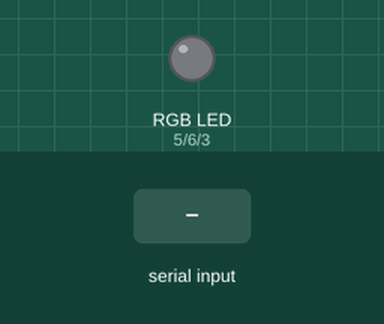
The sketch below on a simulated Arduino Uno, built with avr-gcc and run on an emulated ATmega328P. On the bench: an RGB LED mixed from three pins (HIGH = lit). Inputs (shaded band) come from the test bench. Dim RGB values are drawn brighter than linear.

Above: at 1.2 s.
1.3 s: "90,45\n" received over Serial
At 2.68 s:
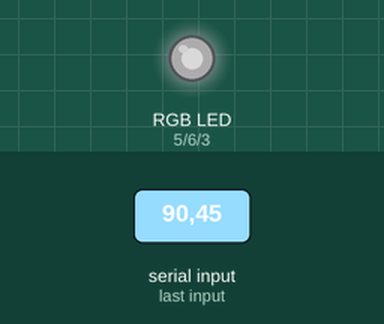
At 4.25 s:
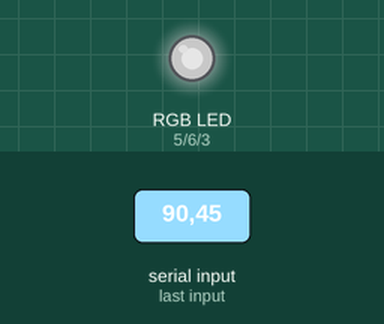
4.3 s: "0\n" received over Serial
At 7.8 s:
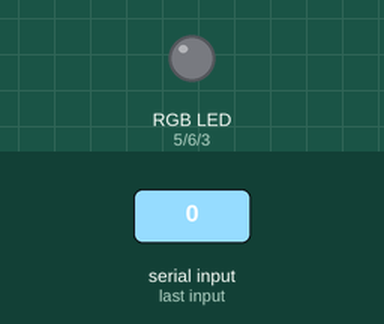
Timing chart, 0 to 9.3 s (numbered marks = the images above; inputs shaded):
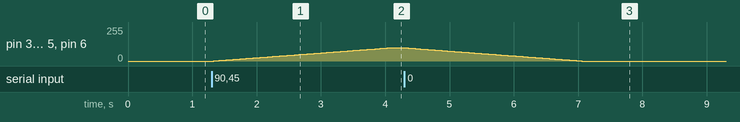

The sketch:

ArduinoRGBLedDriver.ino
```cpp
// (licence header left out)
#define REDPIN 5
#define GREENPIN 6
#define BLUEPIN 3

//#define COLOR_FADESTEPS_DEFAULT 350         // make this higher to slow down
#define COLOR_FADESTEPS_DEFAULT 500         // make this higher to slow down
#define BRIGHTNESS_FADESTEPS_DEFAULT 10000  // make this higher to slow down

// Gamma Table
bool gamma_enabled = true;
const uint8_t PROGMEM gamma8[] = {
    0,  0,  0,  0,  0,  0,  0,  0,  0,  0,  0,  0,  0,  0,  0,  0,
    0,  0,  0,  0,  0,  0,  0,  0,  0,  0,  0,  0,  1,  1,  1,  1,
    1,  1,  1,  1,  1,  1,  1,  1,  1,  2,  2,  2,  2,  2,  2,  2,
    2,  3,  3,  3,  3,  3,  3,  3,  4,  4,  4,  4,  4,  5,  5,  5,
    5,  6,  6,  6,  6,  7,  7,  7,  7,  8,  8,  8,  9,  9,  9, 10,
   10, 10, 11, 11, 11, 12, 12, 13, 13, 13, 14, 14, 15, 15, 16, 16,
   17, 17, 18, 18, 19, 19, 20, 20, 21, 21, 22, 22, 23, 24, 24, 25,
   25, 26, 27, 27, 28, 29, 29, 30, 31, 32, 32, 33, 34, 35, 35, 36,
   37, 38, 39, 39, 40, 41, 42, 43, 44, 45, 46, 47, 48, 49, 50, 50,
   51, 52, 54, 55, 56, 57, 58, 59, 60, 61, 62, 63, 64, 66, 67, 68,
   69, 70, 72, 73, 74, 75, 77, 78, 79, 81, 82, 83, 85, 86, 87, 89,
   90, 92, 93, 95, 96, 98, 99,101,102,104,105,107,109,110,112,114,
  115,117,119,120,122,124,126,127,129,131,133,135,137,138,140,142,
  144,146,148,150,152,154,156,158,160,162,164,167,169,171,173,175,
  177,180,182,184,186,189,191,193,196,198,200,203,205,208,210,213,
  215,218,220,223,225,228,231,233,236,239,241,244,247,249,252,255 };

// Global Variables
int r, g, b;
int r_target, g_target, b_target;
int r_target_raw, g_target_raw, b_target_raw;
int r_initial, g_initial, b_initial;
int r_maxwhite, g_maxwhite, b_maxwhite;
int brightness, brightness_target, brightness_initial, brightness_desired;
int color_fade_step;
int color_fade_step_total;
int brightness_fade_step;
int brightness_fade_step_total;

unsigned int mode;

void setup() {
  // Setup Pins
  pinMode(REDPIN, OUTPUT);
  pinMode(GREENPIN, OUTPUT);
  pinMode(BLUEPIN, OUTPUT);

  // Start Serial Connection
  Serial.begin(57600); // 9600 Better?

  // Initial: Colors
  r = r_initial = g = g_initial = b = b_initial = 0;
  r_target = r_target_raw = 100;
  g_target = g_target_raw = 100;
  b_target = b_target_raw = 100;

  // Initial: Fadestep -> Color
  color_fade_step = 0;
  color_fade_step_total = COLOR_FADESTEPS_DEFAULT;

  // Initial: Brightness
  brightness_desired = 255; // Initial Max Brightness
  brightness = brightness_initial = 0;
  brightness_target = 0;

  // Initial: Fadestep -> Color
  brightness_fade_step = 0;
  brightness_fade_step_total = BRIGHTNESS_FADESTEPS_DEFAULT;

  // Initial Mode
  mode = 1;

  // Initial: Color Calibration
  r_maxwhite = g_maxwhite = b_maxwhite = 255;
}

/*
void serialEvent()
{
  Serial.println("GOTIT:"+ Serial.readString());
}
*/

String inString = "";

// Set Brightness
void setBrightness(byte new_brightness){
  brightness_initial = brightness; // Save Initial Brightness State
  brightness_target = new_brightness; // Set Brightness Target
  brightness_fade_step = 0; // Reset Brightness Transition
}

// Set Colors
void setColors(unsigned long color){
  // Set Target Colors
  r_target_raw = (color >> 16) & 0xff;  // next byte, counting from left: bits 16-23
  g_target_raw = (color >> 8) & 0xff;  // next byte, bits 8-15
  b_target_raw = color & 0xff;  // low-order byte: bits 0-7

  // Update Colors
  updateColors();
}

// Update Colors
void updateColors(){
  // Save Current Color State
  r_initial = r;
  g_initial = g;
  b_initial = b;

  // Apply Gamma
  if(gamma_enabled){
    r_target_raw = pgm_read_byte(&gamma8[r_target_raw]);
    g_target_raw = pgm_read_byte(&gamma8[g_target_raw]);
    b_target_raw = pgm_read_byte(&gamma8[b_target_raw]);
  }

  // Process Max Brightness
  r_target = filterMaxWhite(r_target_raw, r_maxwhite);
  g_target = filterMaxWhite(g_target_raw, g_maxwhite);
  b_target = filterMaxWhite(b_target_raw, b_maxwhite);

  // Initialize Transition
  color_fade_step = 0; // Reset Color Transition
}

// Read From Serial
void readFromSerial(){
   while (Serial.available() > 0) {
      char inChar = Serial.read();
      if (isDigit(inChar)) {
        // convert the incoming byte to a char
        // and add it to the string:
        inString += (char)inChar;
      }
      // if you get a newline, print the string,
      // then the string's value:
      if (inChar == '\n') {

        // Parse Color
        unsigned long message = inString.toInt();
        byte mode = (message >> 24) & 0xff;  // high-order (leftmost) byte: bits 24-31

        // Modes
        switch(mode){

          case 0: // Turn ON-OFF lights
          {
              byte turn_lights_on = message & 0xff;  // low-order byte: bits 0-7
              if(turn_lights_on == 0){
                // Fade Out - Brightness
                setBrightness(0);
              }else{
                // Fade In - Brightness
                setBrightness(brightness_desired);
              }
          }
          break;

          case 1: // Turn ON lights (With Color Transition)
              // Set Color
              setColors(message);
              // Fade In - Brightness
              setBrightness(brightness_desired);
          break;

          case 5: // Set Color
              setColors(message);
          break;

          case 10: // Set Brightness
              brightness_desired = message & 0xff;
              setBrightness(brightness_desired);
          break;

          case 11: // Calibrate COLORs (Set Max White Point)
              r_maxwhite = (message >> 16) & 0xff;  // next byte, counting from left: bits 16-23
              g_maxwhite = (message >> 8) & 0xff;  // next byte, bits 8-15
              b_maxwhite = message & 0xff;  // low-order byte: bits 0-7
              // Update Colors
              updateColors();
          break;

          case 20: // ENABLE-DISABLE Fading Transitions
          {
              byte enable_transitions = message & 0xff;  // low-order byte: bits 0-7
              if(enable_transitions == 0){
                color_fade_step_total = 1;
              }else{
                color_fade_step_total = COLOR_FADESTEPS_DEFAULT;
              }
          }
          break;

          case 21: // ENABLE-DISABLE Gamma Correction
          {
              byte enable_gamma = message & 0xff;  // low-order byte: bits 0-7
              if(enable_gamma == 0){
                gamma_enabled = false;
              }else{
                gamma_enabled = true;
              }
              // Update Colors
              updateColors();
          }
          break;
        }

        // Serial.println("R:"+ String(r) +" | G:"+ String(g) +" | B:"+ String(b) +" | Mode:" + String(mode));

        // clear the string for new input:
        inString = "";
      }
    }
}

// Process Color Transition
int processTransition(int current_color, int target_color, int color_fade_step, int total_steps){
  if(total_steps <= 1)
    return target_color;

  if(current_color == target_color){
    return current_color;

  }else if(color_fade_step <= 1){
    return current_color;

  }else if(color_fade_step >= total_steps){
    return target_color;
  }

  if(current_color < target_color){
    // Increase
    //Serial.println("Increase: " + String(target_color) + " - " +String(color_fade_step)+" / "+String(total_steps));
    return  current_color + (((float)color_fade_step) / (float)total_steps) * (target_color - current_color);
  }else{
    // Decrease
    //Serial.println("Decrease: " + String(target_color) + " - " +String(color_fade_step)+" / "+String(total_steps));
    return current_color - ((float)color_fade_step / (float)total_steps) * (current_color - target_color);
  }
}

// Filter Max White
int filterMaxWhite(int current_color, int max_white){
    return current_color * ((float)max_white / (float)255);
}

// Brightness Filter
int filterBrightness(int current_color){
    return current_color * ((float)brightness / (float)255);
}

// Main Loop
void loop() {

  // Read from Serial
  readFromSerial();

  //Serial.println("R:"+ String(r) +" | G:"+ String(g) +" | B:"+ String(b) +" | Mode:" + String(mode));

  // Process Color Transitions
  if(color_fade_step <= color_fade_step_total){
    r = processTransition(r_initial, r_target, color_fade_step, color_fade_step_total);
    g = processTransition(g_initial, g_target, color_fade_step, color_fade_step_total);
    b = processTransition(b_initial, b_target, color_fade_step, color_fade_step_total);
    color_fade_step++;
  }

  // Brigthness Transitions
  if(brightness_fade_step <= brightness_fade_step_total){
    brightness = processTransition(brightness_initial, brightness_target, brightness_fade_step, brightness_fade_step_total);
    brightness_fade_step++;
  }

  // Set Colors
  // TODO: Change this only when an update has happened
    analogWrite(REDPIN,   filterBrightness(r));
    analogWrite(GREENPIN, filterBrightness(g));
    analogWrite(BLUEPIN,  filterBrightness(b));
}
```

Measured:
- after the input at 1.3 s, pin 3 (BLUEPIN), pin 5 (REDPIN), pin 6 (GREENPIN): moves from 0/255 to 100/255 over 2.7 s, starting at once
- after the input at 4.3 s, pin 3 (BLUEPIN), pin 5 (REDPIN), pin 6 (GREENPIN): moves from 100/255 to 0/255 over 2.8 s, starting at once
